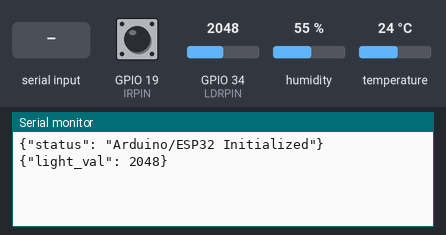
Recording of a sketch running on a simulated ESP32. Shown: the last lines printed to the serial monitor. The test bench sets the inputs (shaded band); at power-on: GPIO 19 (IRPIN) HIGH, GPIO 34 (LDRPIN) = 2048, humidity 55 %, temperature 24 °C.

Above: at 2.7 s.
2.8 s: GPIO 19 (IRPIN) driven LOW
At 3.5 s:
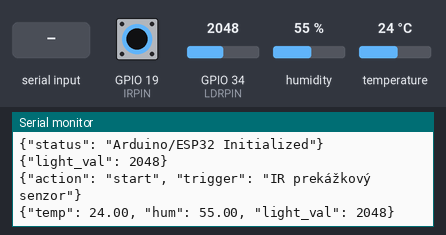
4.3 s: "start\n" received over Serial
At 4.7 s:
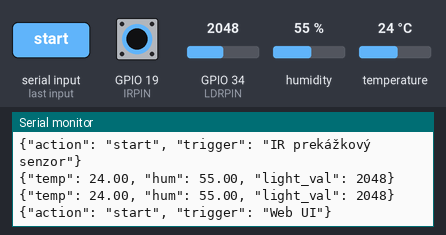
5.8 s: "stop\n" received over Serial
At 7.0 s:
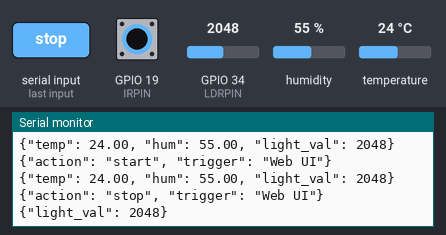
7.3 s: GPIO 34 (LDRPIN) set to 2866
At 8.6 s:
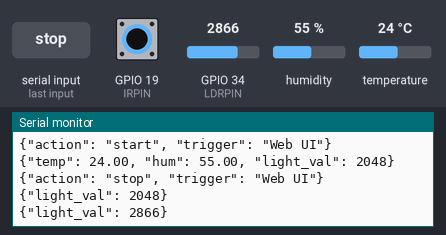
8.8 s: GPIO 34 (LDRPIN) set to 3603
At 10.2 s:
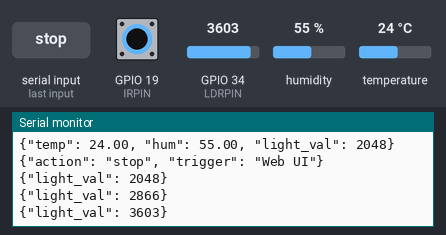
10.3 s: GPIO 19 (IRPIN) pulsed HIGH 2 times (0.12 s each, 0.3 s apart)
At 11.6 s:
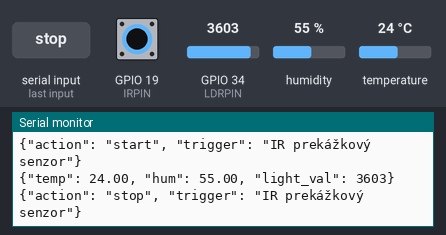
Timing chart, 0 to 13.3 s (numbered marks = the images above; inputs shaded):
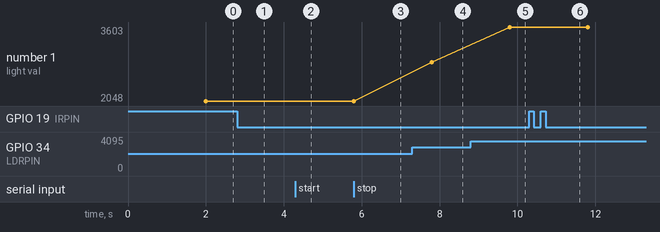

Measured:
- after the input at 2.8 s, the serial monitor: prints a new line at once (image 1)
- after the input at 4.3 s, the serial monitor: prints a new line at once (image 2)
- after the input at 5.8 s, the serial monitor: prints a new line at once (image 3)
- after the input at 7.3 s, the serial monitor: prints a new line after 0.50 s (image 4)
- after the input at 8.8 s, the serial monitor: prints a new line after 1.0 s (image 5)
- after the input at 10.3 s, the serial monitor: prints a new line after 0.12 s (image 6)
- plotted number 1: 2048 → 2866 after the input at 7.3 s, 2866 → 3603 after the input at 8.8 s

The sketch:

arduino_sketch.ino
```cpp
#include <DHT.h>
#include <IRremote.h>

// Definícia pinov na ESP32
#define DHTPIN 23        // Pin pre DHT11 dáta
#define DHTTYPE DHT11    // Typ senzora: DHT11
#define IRPIN 19         // Vstup pre IR prekážkový senzor
#define LDRPIN 34        // Vstup pre LDR fotoodpor
#define IR_RECV_PIN 18   // Vstup pre IR prijímač

DHT dht(DHTPIN, DHTTYPE);

bool isMeasuring = false;
int lastIrState = HIGH;

unsigned long lastDebounceTime = 0;
unsigned long debounceDelay = 250; // Ochranná lehota

unsigned long lastMeasurementTime = 0;
unsigned long measurementInterval = 1000; // Interval merania

unsigned long lastLightCheckTime = 0;
const unsigned long LIGHT_CHECK_INTERVAL = 2000; // Kontrola svetla

void setup() {
  Serial.begin(9600); // Sériové spojenie s Pythonom
  dht.begin();

  pinMode(IRPIN, INPUT);
  pinMode(LDRPIN, INPUT);

  // Inicializácia IR prijímača z telefónu / ovládača
  IrReceiver.begin(IR_RECV_PIN, ENABLE_LED_FEEDBACK);

  delay(1500);
  Serial.println("{\"status\": \"Arduino/ESP32 Initialized\"}");
}

void loop() {
  // 0. Príkazy z Pythonu
  if (Serial.available() > 0) {
    String cmd = Serial.readStringUntil('\n');
    cmd.trim();
    if (cmd == "start") {
      isMeasuring = true;
      Serial.println("{\"action\": \"start\", \"trigger\": \"Web UI\"}");
    } else if (cmd == "stop") {
      isMeasuring = false;
      Serial.println("{\"action\": \"stop\", \"trigger\": \"Web UI\"}");
    } else if (cmd.startsWith("interval:")) {
      String msStr = cmd.substring(9);
      long newInterval = msStr.toInt();
      if (newInterval >= 500) {
        measurementInterval = newInterval;
      }
    }
  }

  // 1. Kontrola IR prekážkového senzora
  int irState = digitalRead(IRPIN);

  // LOW = detekcia prekážky
  if (irState == LOW && lastIrState == HIGH && (millis() - lastDebounceTime) > debounceDelay) {
    isMeasuring = !isMeasuring;
    lastDebounceTime = millis();

    // Oznámenie stavu
    if (isMeasuring) {
      Serial.println("{\"action\": \"start\", \"trigger\": \"IR prekážkový senzor\"}");
    } else {
      Serial.println("{\"action\": \"stop\", \"trigger\": \"IR prekážkový senzor\"}");
    }
  }
  lastIrState = irState;

  // 2. Kontrola signálu z IR prijímača
  if (IrReceiver.decode()) {
    // Prepne stav merania po prijatí kódu
    if ((millis() - lastDebounceTime) > debounceDelay) {
      isMeasuring = !isMeasuring;
      lastDebounceTime = millis();

      if (isMeasuring) {
        Serial.println("{\"action\": \"start\", \"trigger\": \"IR diaľkový ovládač\"}");
      } else {
        Serial.println("{\"action\": \"stop\", \"trigger\": \"IR diaľkový ovládač\"}");
      }
    }
    IrReceiver.resume(); // Ďalší kód
  }

  // 3. Meranie teploty, vlhkosti a svetla
  if (isMeasuring) {
    if (millis() - lastMeasurementTime > measurementInterval) {
      lastMeasurementTime = millis();

      float h = dht.readHumidity();
      float t = dht.readTemperature();
      int lightVal = analogRead(LDRPIN);

      // Odoslanie JSON dát
      if (!isnan(h) && !isnan(t)) {
        Serial.print("{\"temp\": ");
        Serial.print(t);
        Serial.print(", \"hum\": ");
        Serial.print(h);
        Serial.print(", \"light_val\": ");
        Serial.print(lightVal);
        Serial.println("}");
      } else {
        Serial.println("{\"error\": \"Failed to read from DHT sensor!\"}");
      }
    }
  }

  // 4. Sledovanie svetla pri zastavenom meraní
  if (!isMeasuring) {
    if (millis() - lastLightCheckTime > LIGHT_CHECK_INTERVAL) {
      lastLightCheckTime = millis();
      int lightVal = analogRead(LDRPIN);
      Serial.print("{\"light_val\": ");
      Serial.print(lightVal);
      Serial.println("}");
    }
  }
}
```
